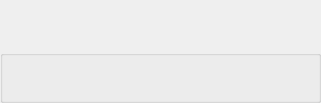
<?xml version="1.0" encoding="UTF-8"?>
<ui version="4.0">
 <class>PersonalRecorderDialog</class>
 <widget class="QDialog" name="PersonalRecorderDialog">
  <property name="geometry">
   <rect>
    <x>0</x>
    <y>0</y>
    <width>321</width>
    <height>103</height>
   </rect>
  </property>
  <property name="minimumSize">
   <size>
    <width>0</width>
    <height>50</height>
   </size>
  </property>
  <property name="maximumSize">
   <size>
    <width>16777215</width>
    <height>103</height>
   </size>
  </property>
  <property name="windowTitle">
   <string>Dialog</string>
  </property>
  <layout class="QVBoxLayout" name="verticalLayout">
   <property name="spacing">
    <number>0</number>
   </property>
   <property name="leftMargin">
    <number>0</number>
   </property>
   <property name="topMargin">
    <number>0</number>
   </property>
   <property name="rightMargin">
    <number>0</number>
   </property>
   <property name="bottomMargin">
    <number>0</number>
   </property>
   <item>
    <widget class="TitleBarWidget" name="m_TitleBarWidget" native="true">
     <property name="sizePolicy">
      <sizepolicy hsizetype="Preferred" vsizetype="Preferred">
       <horstretch>0</horstretch>
       <verstretch>0</verstretch>
      </sizepolicy>
     </property>
     <property name="minimumSize">
      <size>
       <width>0</width>
       <height>50</height>
      </size>
     </property>
     <property name="maximumSize">
      <size>
       <width>16777215</width>
       <height>103</height>
      </size>
     </property>
    </widget>
   </item>
   <item>
    <widget class="QGroupBox" name="StyledDlgItemsBox">
     <property name="sizePolicy">
      <sizepolicy hsizetype="Preferred" vsizetype="Expanding">
       <horstretch>0</horstretch>
       <verstretch>0</verstretch>
      </sizepolicy>
     </property>
     <property name="minimumSize">
      <size>
       <width>0</width>
       <height>0</height>
      </size>
     </property>
     <property name="title">
      <string/>
     </property>
     <layout class="QGridLayout" name="gridLayout">
      <property name="leftMargin">
       <number>5</number>
      </property>
      <property name="topMargin">
       <number>5</number>
      </property>
      <property name="rightMargin">
       <number>5</number>
      </property>
      <property name="bottomMargin">
       <number>5</number>
      </property>
      <property name="spacing">
       <number>2</number>
      </property>
      <item row="1" column="0">
       <widget class="SessionWidget" name="m_SessionWidget" native="true">
        <property name="sizePolicy">
         <sizepolicy hsizetype="Preferred" vsizetype="Expanding">
          <horstretch>0</horstretch>
          <verstretch>0</verstretch>
         </sizepolicy>
        </property>
       </widget>
      </item>
      <item row="0" column="0">
       <widget class="QLabel" name="m_StatusLabel">
        <property name="text">
         <string notr="true"/>
        </property>
       </widget>
      </item>
     </layout>
    </widget>
   </item>
   <item>
    <widget class="BottomBarWidget" name="m_BottomBarWidget" native="true">
     <property name="sizePolicy">
      <sizepolicy hsizetype="Expanding" vsizetype="Minimum">
       <horstretch>0</horstretch>
       <verstretch>0</verstretch>
      </sizepolicy>
     </property>
     <property name="minimumSize">
      <size>
       <width>30</width>
       <height>0</height>
      </size>
     </property>
     <property name="autoFillBackground">
      <bool>true</bool>
     </property>
    </widget>
   </item>
  </layout>
 </widget>
 <customwidgets>
  <customwidget>
   <class>TitleBarWidget</class>
   <extends>QWidget</extends>
   <header>TitleBarWidget.h</header>
   <container>1</container>
  </customwidget>
  <customwidget>
   <class>BottomBarWidget</class>
   <extends>QWidget</extends>
   <header location="global">BottomBarWidget.h</header>
   <container>1</container>
  </customwidget>
  <customwidget>
   <class>SessionWidget</class>
   <extends>QWidget</extends>
   <header>SessionWidget.h</header>
   <container>1</container>
  </customwidget>
 </customwidgets>
 <resources/>
 <connections/>
</ui>
